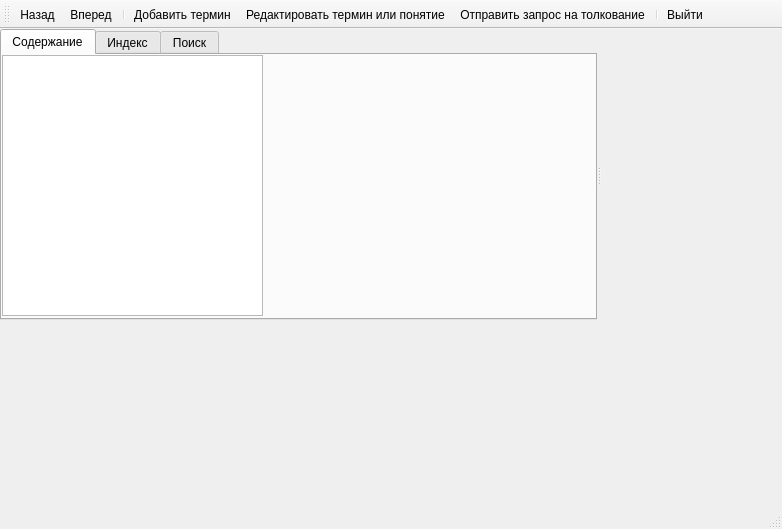
<?xml version="1.0" encoding="UTF-8"?>
<ui version="4.0">
 <class>MainWindow</class>
 <widget class="QMainWindow" name="MainWindow">
  <property name="geometry">
   <rect>
    <x>0</x>
    <y>0</y>
    <width>782</width>
    <height>529</height>
   </rect>
  </property>
  <property name="windowTitle">
   <string>MainWindow</string>
  </property>
  <widget class="QWidget" name="centralWidget">
   <widget class="QSplitter" name="splitter">
    <property name="geometry">
     <rect>
      <x>0</x>
      <y>0</y>
      <width>601</width>
      <height>291</height>
     </rect>
    </property>
    <property name="orientation">
     <enum>Qt::Horizontal</enum>
    </property>
    <property name="childrenCollapsible">
     <bool>false</bool>
    </property>
    <widget class="QTabWidget" name="tabWidget">
     <property name="currentIndex">
      <number>0</number>
     </property>
     <widget class="QWidget" name="contentsTab">
      <attribute name="title">
       <string>Содержание</string>
      </attribute>
      <widget class="QTreeWidget" name="contentsTree">
       <property name="geometry">
        <rect>
         <x>0</x>
         <y>0</y>
         <width>261</width>
         <height>261</height>
        </rect>
       </property>
       <property name="headerHidden">
        <bool>true</bool>
       </property>
       <column>
        <property name="text">
         <string notr="true">1</string>
        </property>
       </column>
      </widget>
     </widget>
     <widget class="QWidget" name="indexTab">
      <attribute name="title">
       <string>Индекс</string>
      </attribute>
      <widget class="QWidget" name="layoutWidget">
       <property name="geometry">
        <rect>
         <x>0</x>
         <y>10</y>
         <width>258</width>
         <height>246</height>
        </rect>
       </property>
       <layout class="QVBoxLayout" name="indexLayout">
        <item>
         <widget class="QLabel" name="label">
          <property name="text">
           <string>Ведите термин для поиска:</string>
          </property>
         </widget>
        </item>
        <item>
         <widget class="QLineEdit" name="txtIndexSearch"/>
        </item>
        <item>
         <widget class="QListWidget" name="termsList"/>
        </item>
       </layout>
      </widget>
     </widget>
     <widget class="QWidget" name="searchTab">
      <attribute name="title">
       <string>Поиск</string>
      </attribute>
      <widget class="QWidget" name="layoutWidget">
       <property name="geometry">
        <rect>
         <x>10</x>
         <y>10</y>
         <width>258</width>
         <height>246</height>
        </rect>
       </property>
       <layout class="QVBoxLayout" name="searchLayout">
        <item>
         <widget class="QLabel" name="label_2">
          <property name="text">
           <string>Введите ключевое слово:</string>
          </property>
         </widget>
        </item>
        <item>
         <widget class="QLineEdit" name="txtKeywordSearch"/>
        </item>
        <item>
         <widget class="QListWidget" name="resultsList"/>
        </item>
       </layout>
      </widget>
     </widget>
    </widget>
    <widget class="QStackedWidget" name="stackedWidget">
     <property name="currentIndex">
      <number>0</number>
     </property>
     <widget class="QWidget" name="viewPage">
      <widget class="TextEditor" name="rtfView" native="true">
       <property name="geometry">
        <rect>
         <x>0</x>
         <y>20</y>
         <width>311</width>
         <height>271</height>
        </rect>
       </property>
      </widget>
     </widget>
     <widget class="QWidget" name="editPage">
      <widget class="QWidget" name="layoutWidget">
       <property name="geometry">
        <rect>
         <x>30</x>
         <y>20</y>
         <width>258</width>
         <height>211</height>
        </rect>
       </property>
       <layout class="QVBoxLayout" name="editLayout">
        <item>
         <layout class="QFormLayout" name="formLayout">
          <item row="0" column="0">
           <widget class="QLabel" name="label_3">
            <property name="text">
             <string>Термин:</string>
            </property>
           </widget>
          </item>
          <item row="0" column="1">
           <widget class="QLineEdit" name="txtTerm"/>
          </item>
          <item row="1" column="0">
           <widget class="QLabel" name="label_4">
            <property name="text">
             <string>Область знаний:</string>
            </property>
           </widget>
          </item>
          <item row="1" column="1">
           <widget class="QLineEdit" name="txtDomain"/>
          </item>
          <item row="2" column="0">
           <widget class="QLabel" name="label_5">
            <property name="text">
             <string>Ключевые слова:</string>
            </property>
           </widget>
          </item>
          <item row="2" column="1">
           <widget class="QLineEdit" name="txtKeywords"/>
          </item>
         </layout>
        </item>
        <item>
         <widget class="QWidget" name="toolbarArea" native="true"/>
        </item>
        <item>
         <widget class="TextEditor" name="rtfEdit" native="true"/>
        </item>
       </layout>
      </widget>
     </widget>
    </widget>
   </widget>
  </widget>
  <widget class="QToolBar" name="mainToolBar">
   <attribute name="toolBarArea">
    <enum>TopToolBarArea</enum>
   </attribute>
   <attribute name="toolBarBreak">
    <bool>false</bool>
   </attribute>
   <addaction name="actionBack"/>
   <addaction name="actionNext"/>
   <addaction name="separator"/>
   <addaction name="actionAddTerm"/>
   <addaction name="actionEdit"/>
   <addaction name="actionRequest"/>
   <addaction name="separator"/>
   <addaction name="actionLogout"/>
  </widget>
  <widget class="QStatusBar" name="statusBar"/>
  <action name="actionBack">
   <property name="icon">
    <iconset resource="resources.qrc">
     <normaloff>:/icons/previous.png</normaloff>:/icons/previous.png</iconset>
   </property>
   <property name="text">
    <string>Назад</string>
   </property>
   <property name="toolTip">
    <string>Назад</string>
   </property>
  </action>
  <action name="actionNext">
   <property name="icon">
    <iconset resource="resources.qrc">
     <normaloff>:/icons/next.png</normaloff>:/icons/next.png</iconset>
   </property>
   <property name="text">
    <string>Вперед</string>
   </property>
   <property name="toolTip">
    <string>Вперед</string>
   </property>
  </action>
  <action name="actionRequest">
   <property name="icon">
    <iconset resource="resources.qrc">
     <normaloff>:/icons/request.png</normaloff>:/icons/request.png</iconset>
   </property>
   <property name="text">
    <string>Отправить запрос на толкование</string>
   </property>
   <property name="toolTip">
    <string>Отправить запрос на толкование термина</string>
   </property>
  </action>
  <action name="actionAddTerm">
   <property name="icon">
    <iconset resource="resources.qrc">
     <normaloff>:/icons/new.png</normaloff>:/icons/new.png</iconset>
   </property>
   <property name="text">
    <string>Добавить термин</string>
   </property>
   <property name="toolTip">
    <string>Добавить термин</string>
   </property>
  </action>
  <action name="actionEdit">
   <property name="icon">
    <iconset resource="resources.qrc">
     <normaloff>:/icons/edit.png</normaloff>:/icons/edit.png</iconset>
   </property>
   <property name="text">
    <string>Редактировать термин или понятие</string>
   </property>
   <property name="toolTip">
    <string>Редактировать термин или понятие</string>
   </property>
  </action>
  <action name="actionLogout">
   <property name="icon">
    <iconset resource="resources.qrc">
     <normaloff>:/icons/logout.png</normaloff>:/icons/logout.png</iconset>
   </property>
   <property name="text">
    <string>Выйти</string>
   </property>
   <property name="toolTip">
    <string>Выйти</string>
   </property>
  </action>
 </widget>
 <layoutdefault spacing="6" margin="11"/>
 <customwidgets>
  <customwidget>
   <class>TextEditor</class>
   <extends>QWidget</extends>
   <header>texteditor.h</header>
  </customwidget>
 </customwidgets>
 <resources>
  <include location="resources.qrc"/>
 </resources>
 <connections/>
</ui>
